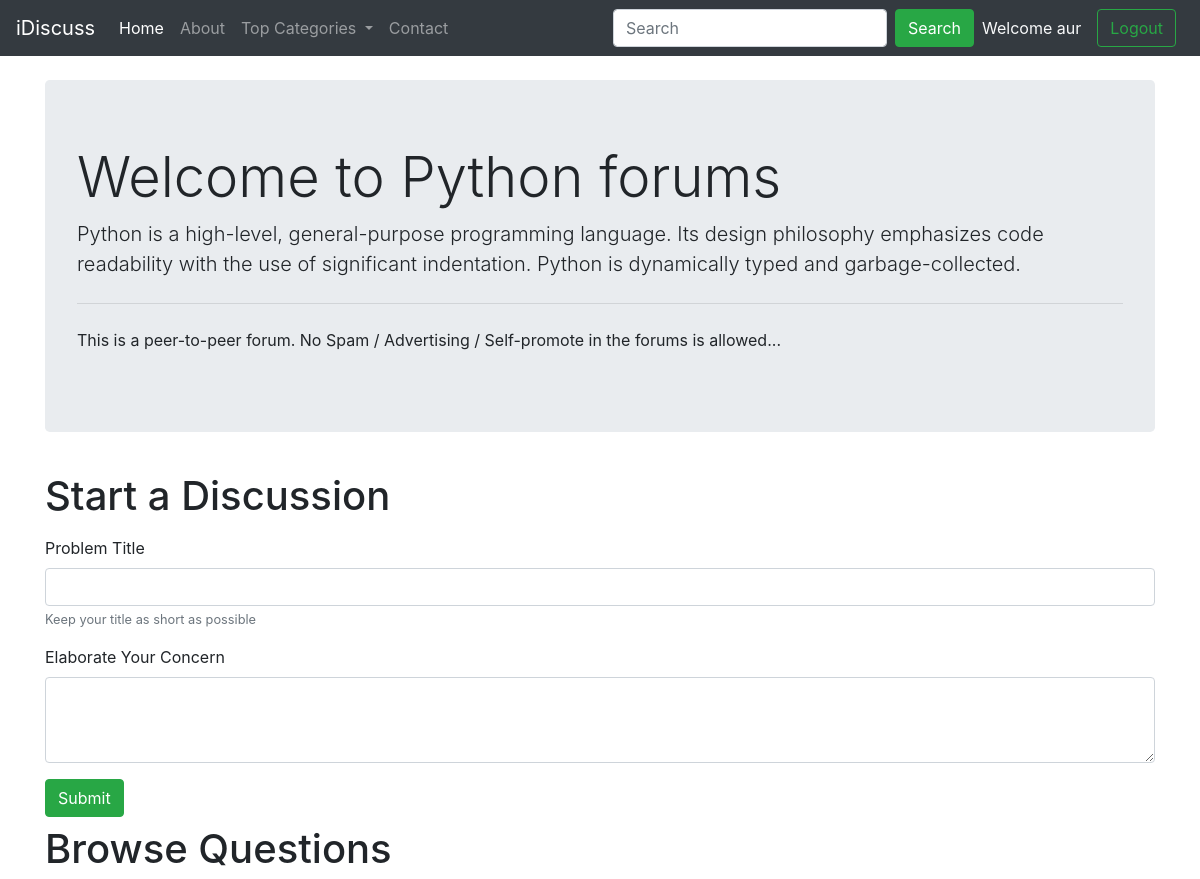
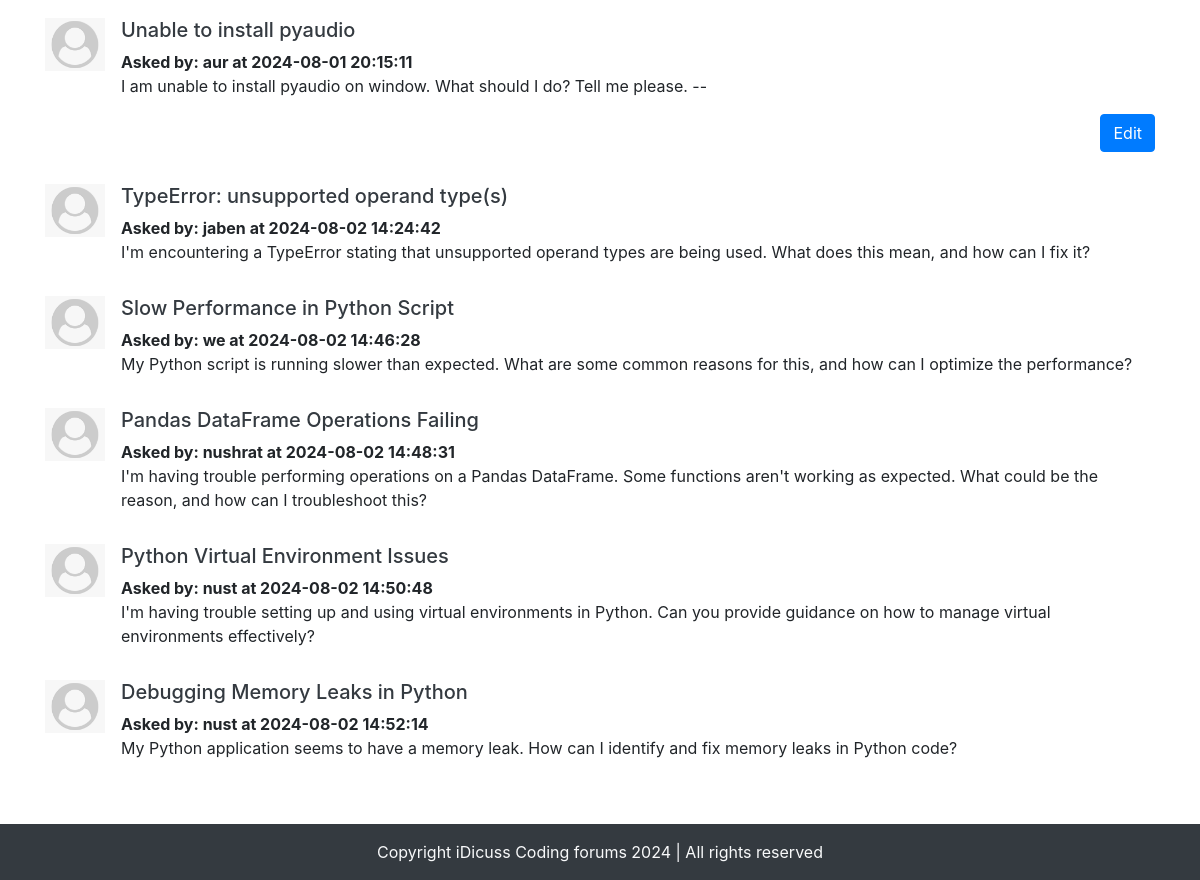
Page /threadlist.php?catid=1 (signed in) on the committed database (2 pictures, top to bottom).
### tables this page shows
CREATE TABLE `categories` (
  `category_id` int(8) NOT NULL,
  `category_name` varchar(255) NOT NULL,
  `category_description` varchar(255) NOT NULL,
  `created` datetime NOT NULL DEFAULT current_timestamp()
);

CREATE TABLE `threads` (
  `thread_id` int(7) NOT NULL,
  `thread_title` varchar(255) NOT NULL,
  `thread_desc` text NOT NULL,
  `thread_cat_id` int(7) NOT NULL,
  `thread_user_id` int(7) NOT NULL,
  `timestamp` datetime NOT NULL DEFAULT current_timestamp()
);

CREATE TABLE `users` (
  `sno` int(8) NOT NULL,
  `username` varchar(30) NOT NULL,
  `user_pass` varchar(255) NOT NULL,
  `timestamp` datetime NOT NULL DEFAULT current_timestamp(),
  `user_email` varchar(255) NOT NULL
);

### threadlist.php (the view, shortened to what this page needs)
<!doctype html>
<html lang="en">
<head>
    <link rel="stylesheet" href="https://cdn.jsdelivr.net/npm/bootstrap@4.4.1/dist/css/bootstrap.min.css"
>
</head>
<body>
    <?php include 'partials/_dbconnect.php';?>
    <?php include 'partials/_header.php';?>
    <?php
        $id = $_GET['catid'];
        $sql = "SELECT * FROM `categories` WHERE category_id = '$id'";
        $result = $conn->query($sql);
        while($row = $result->fetch_assoc()){
            $catname = $row['category_name'];
            $catdesc = $row['category_description'];
        }
    ?>
    <div class="container my-4">
        <div class="jumbotron">
            <h1 class="display-4">Welcome to <?php echo $catname;?> forums</h1>
            <p class="lead"><?php echo $catdesc;?></p>
            <hr class="my-4">
            <p>This is a peer-to-peer forum. No Spam / Advertising / Self-promote in the forums is allowed...</p>
        </div>
    </div>
    <?php
        if(isset($_SESSION['loggedin']) && $_SESSION['loggedin']==true){
            echo '<div class="container">
                    <h1 class="py-2">Start a Discussion</h1>
                    <form action="'.$_SERVER['REQUEST_URI'].'" method="post">
                        <div class="form-group">
                            <label for="title">Problem Title</label>
                            <input type="text" class="form-control" id="title" name="title">
                            <small class="form-text text-muted">Keep your title as short as possible</small>
                        </div>
                        <input type="hidden" name="sno" value="'.$_SESSION['sno'].'">
                        <div class="form-group">
                            <label for="desc">Elaborate Your Concern</label>
                            <textarea class="form-control" id="desc" name="desc" rows="3"></textarea>
                        </div>
                        <button type="submit" class="btn btn-success">Submit</button>
                    </form>
                  </div>';
        } else {
            echo '<div class="container">
                    <h1 class="py-2">Start a Discussion</h1>
                    <p class="lead">You are not logged in. Please login to be able to start a Discussion</p>
                  </div>';
        }
    ?>
    <div class="container mb-5" id="ques">
        <h1 class="py-2">Browse Questions</h1>
        <?php
        $sql = "SELECT * FROM `threads` WHERE thread_cat_id='$id'";
        $result = $conn->query($sql);
        while($row = $result->fetch_assoc()){
            $thread_id = $row['thread_id'];
            $title = $row['thread_title'];
            $desc = $row['thread_desc'];
            $thread_time = $row['timestamp'];
            $thread_user_id = $row['thread_user_id'];
            $sql2 = "SELECT username FROM `users` WHERE sno='$thread_user_id'";
            $result2 = $conn->query($sql2);
            $row2 = $result2->fetch_assoc();
            echo '<div class="media my-3">
                    <img src="images/user_default_image.png" width="60px" class="mr-3" alt="...">
                    <div class="media-body">
                        <h5 class="mt-0"><a class="text-dark" href="thread.php?threadid=' . $thread_id. '">'. $title . '</a></h5>
                        <div class="font-weight-bold my-0"> Asked by: '. $row2['username'] . ' at '. $thread_time. '</div>
                        <p class="thread-desc">'. htmlspecialchars($desc, ENT_QUOTES) . '</p>';
            if(isset($_SESSION['loggedin']) && $_SESSION['loggedin'] == true && $_SESSION['sno'] == $thread_user_id){
                echo '<p class="text-right">
                        <a href="#" class="btn btn-primary" data-toggle="modal" data-target="#editModal" data-id="'.$thread_id.'" data-desc="'.htmlspecialchars($desc, ENT_QUOTES).'">Edit</a>
                    </p>';
            }
            echo '</div>
                </div>';
        }
?>
    </div>
    <?php include 'partials/_footer.php';?>
</body>
</html>

### threadlist.php (style rules this page uses)
#ques { min-height: 433px; }

### rows in the picture
categories: category_name "Python", category_description "Python is a high-level, general-purpose programming language. Its design philosophy emphasizes code readability with the use of significant indentation. Python is dynamically typed and garbage-collected."
threads: thread_title "Unable to install pyaudio", users.username "aur", timestamp "2024-08-01 20:15:11", thread_desc "I am unable to install pyaudio on window. What should I do? Tell me please. --"
threads: thread_title "TypeError: unsupported operand type(s)", users.username "jaben", timestamp "2024-08-02 14:24:42", thread_desc "I'm encountering a TypeError stating that unsupported operand types are being used. What does this mean, and how can I fix it?"
threads: thread_title "Slow Performance in Python Script", users.username "we", timestamp "2024-08-02 14:46:28", thread_desc "My Python script is running slower than expected. What are some common reasons for this, and how can I optimize the performance?"
threads: thread_title "Pandas DataFrame Operations Failing", users.username "nushrat", timestamp "2024-08-02 14:48:31", thread_desc "I'm having trouble performing operations on a Pandas DataFrame. Some functions aren't working as expected. What could be the reason, and how can I troubleshoot this?"
threads: thread_title "Python Virtual Environment Issues", users.username "nust", timestamp "2024-08-02 14:50:48", thread_desc "I'm having trouble setting up and using virtual environments in Python. Can you provide guidance on how to manage virtual environments effectively?"
threads: thread_title "Debugging Memory Leaks in Python", users.username "nust", timestamp "2024-08-02 14:52:14", thread_desc "My Python application seems to have a memory leak. How can I identify and fix memory leaks in Python code?"

### other values in the picture
$_SESSION['username'] "aur"
